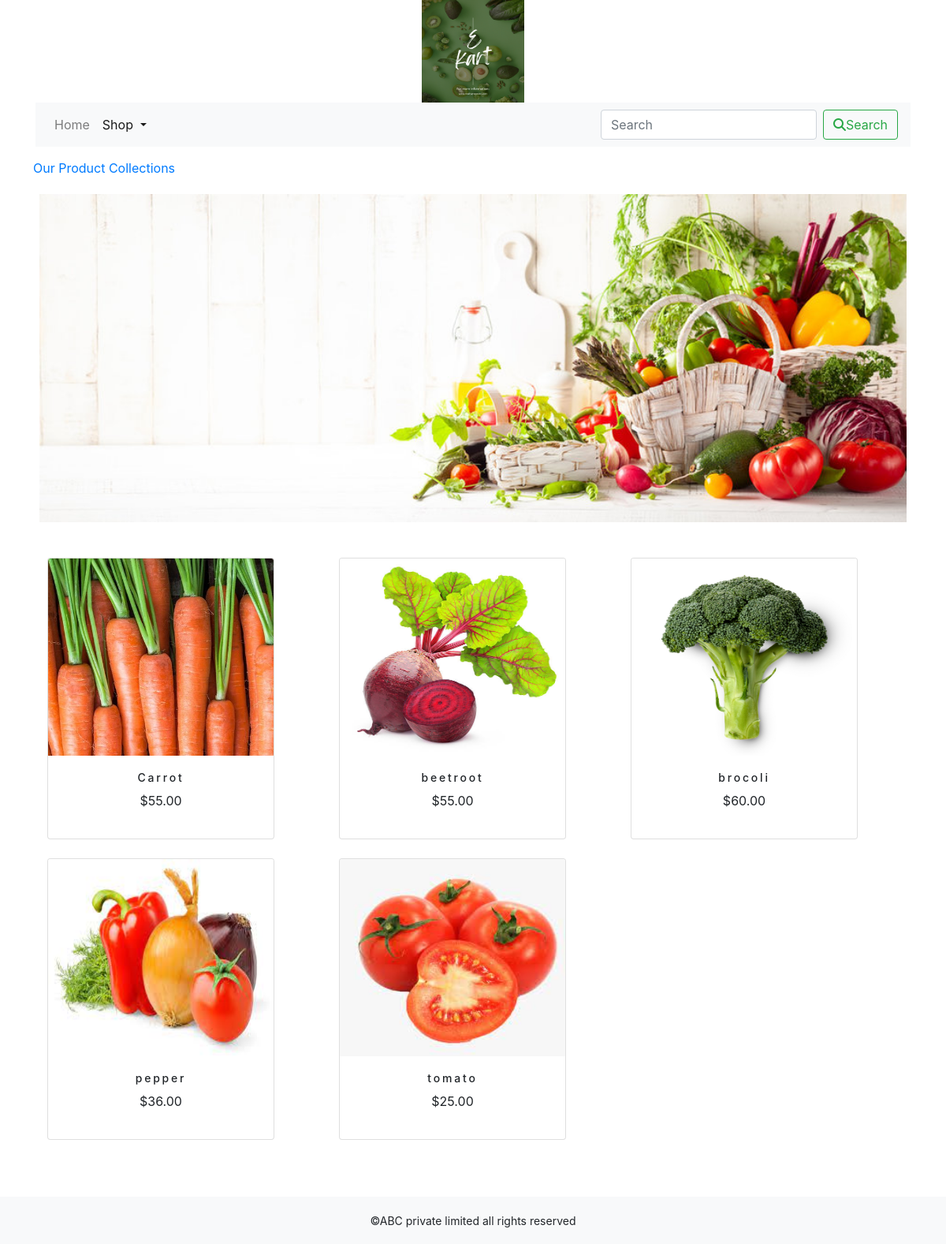
/shop/vegitables/, run on the app's committed database.
### shop/models.py (models this page shows, shortened)
class Category(models.Model):
    name=models.CharField(max_length=250,unique=True)
    slug=models.SlugField(max_length=250,unique=True)
    description=models.TextField()
    image=models.ImageField(upload_to='category',blank=True)
    class Meta:
        ordering=('name',)
        verbose_name='category'
        verbose_name_plural='categories'
    def get_url(self):
        return reverse('shop:products_by_category',args=[self.slug])

class Product(models.Model):
    name=models.CharField(max_length=250,unique=True)
    slug=models.SlugField(max_length=250,unique=True)
    description=models.TextField(blank=True)
    price=models.DecimalField(max_digits=10,decimal_places=2)
    category=models.ForeignKey(Category,on_delete=models.CASCADE)
    image = models.ImageField(upload_to='product', blank=True)
    stock=models.IntegerField()
    available=models.BooleanField(default=True)
    created=models.DateTimeField(auto_now_add=True)
    updated=models.DateTimeField(auto_now=True)
    def get_url(self):
        return reverse('shop:prodCatdetail',args=[self.category.slug,self.slug])
    class Meta:
        ordering=('name',)
        verbose_name='product'
        verbose_name_plural='products'

### shop/views.py (the view)
# urls.py: path('',views.allProdCat,name='allProdCat'),
def allProdCat(request,c_slug=None):
    c_page=None
    products_list=None
    if c_slug!=None:
        c_page=get_object_or_404(Category,slug=c_slug)
        products_list=Product.objects.all().filter(category=c_page,available=True)
    else:
        products_list=Product.objects.all().filter(available=True)
    paginator=Paginator(products_list,6)
    try:
        page=int(request.GET.get('page','1'))
    except:
        page=1
    try:
        products=paginator.page(page)
    except (EmptyPage,InvalidPage):
        products=paginator.page(paginator.num_pages)
    return render(request,"category.html",{'category':c_page,'products':products})

### cart/context_processors.py (called while the page is built)
def counter(request):
    item_count=0
    if 'admin' in request.path:
        return {}
    else:
        try:
            cart=Cart.objects.filter(cart_id=cart_id(request))
            cart_items=CartItem.objects.all().filter(cart=cart[:1])
            for cart_item in cart_items:
                item_count += cart_item.quantity
        except Cart.DoesNotExist:
            item_count = 0
    return  dict(item_count=item_count)

### cart/views.py (called while the page is built)
def cart_id(request):
    cart=request.session.session_key
    if not cart:
        cart=request.session.create()
    return cart

### shop/context_processors.py (called while the page is built)
def menu_links(request):
    links=Category.objects.all()
    return dict(links=links)

### templates/category.html (shortened to what this page needs)
{% extends 'base.html' %}
{% load static %}
{% block content %}
    {% if category %}
    <div>
        <div class="row my_row_class">
            <div class="mx-auto">
            <p><a href="{% url 'shop:allProdCat' %}">Our Product Collections</a></p>
        </div>
            </div>
     </div>
    {% endif %}
<div class="mx-auto">
    {% if category %}
    <img  class="my_image" src="{{category.image.url}}" alt="{{category.name}}">
</div>
<br>
   {% endif %}
<div class="container">
    <div class="row mx_auto">
        {% for Product in products.object_list %}
        <div class="my_bottom_margin col-9 col-sm-12 col-md-4 col-lg-4 ">
            <div class="card text-center" style="width: 18rem;">
                <a href="{{Product.get_url}}"><img class="card-img-top my_image_cat" src="{{Product.image.url}}" alt="{{Product.name}}"></a>
                <div class="card-body">
                   <h4>{{Product.name}}</h4>
                    <p>${{Product.price}}</p>
                </div>
                 </div><br>
        </div>
        {% endfor %}
    </div><br></div>
    <br>
</div>
{% endblock %}

### shop/static/css/custom.css (style rules this page uses)
body { font-family: 'IBM Plex Mono', monospace; font-family: 'IBM Plex Sans', sans-serif; font-family: 'IBM Plex Serif', serif; }
.my_row_class { padding-top:15px; }
.my_image { width:100%; height:auto; }
.my_image { padding:5px; }
.my_bottom_margin { margin_bottom:10px; }
.my_image_cat { width:250px; height:250px; }
.card-body h4 { font-size:14px; text_transform:Uppercase; letter-spacing:.2em; }

### data on the page
Category: image (picture)
Product: image (picture), name "Carrot", price "55.00"
Product: image (picture), name "beetroot", price "55.00"
Product: image (picture), name "brocoli", price "60.00"
Product: image (picture), name "pepper", price "36.00"
Product: image (picture), name "tomato", price "25.00"
